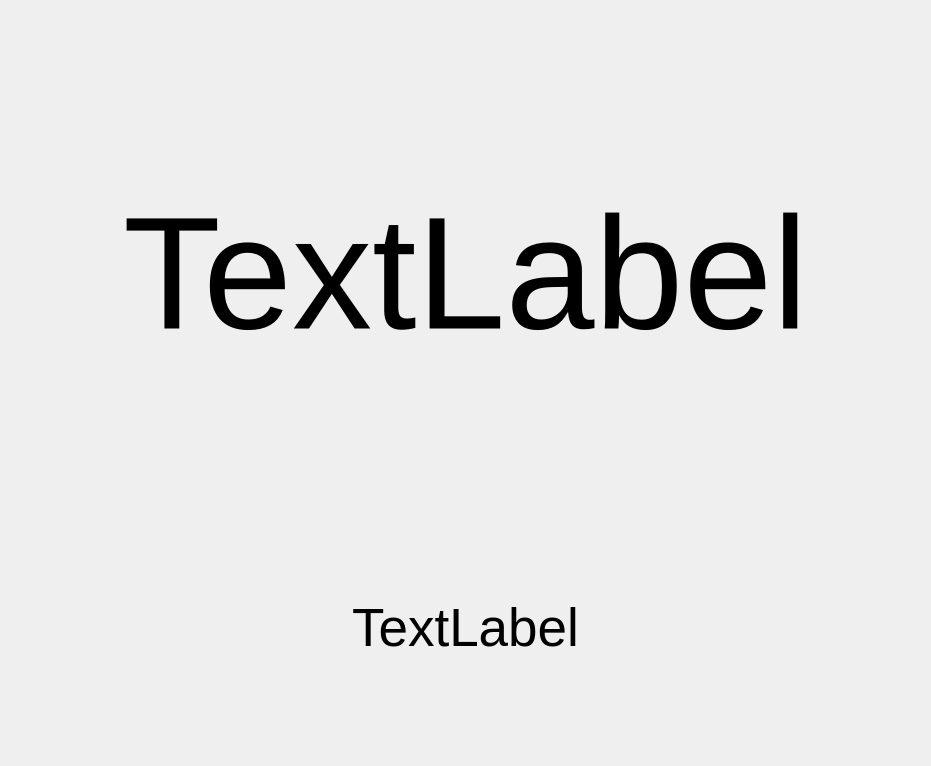
<?xml version="1.0" encoding="UTF-8"?>
<ui version="4.0">
 <class>Form</class>
 <widget class="QWidget" name="Form">
  <property name="geometry">
   <rect>
    <x>0</x>
    <y>0</y>
    <width>931</width>
    <height>766</height>
   </rect>
  </property>
  <property name="windowTitle">
   <string>Form</string>
  </property>
  <layout class="QVBoxLayout" name="verticalLayout_2">
   <item>
    <layout class="QVBoxLayout" name="verticalLayout">
     <item>
      <widget class="QLabel" name="nowTime">
       <property name="sizePolicy">
        <sizepolicy hsizetype="Preferred" vsizetype="Expanding">
         <horstretch>0</horstretch>
         <verstretch>3</verstretch>
        </sizepolicy>
       </property>
       <property name="minimumSize">
        <size>
         <width>0</width>
         <height>0</height>
        </size>
       </property>
       <property name="font">
        <font>
         <pointsize>120</pointsize>
        </font>
       </property>
       <property name="text">
        <string>TextLabel</string>
       </property>
       <property name="alignment">
        <set>Qt::AlignCenter</set>
       </property>
      </widget>
     </item>
     <item>
      <widget class="QLabel" name="nowDate">
       <property name="sizePolicy">
        <sizepolicy hsizetype="Preferred" vsizetype="Expanding">
         <horstretch>0</horstretch>
         <verstretch>1</verstretch>
        </sizepolicy>
       </property>
       <property name="minimumSize">
        <size>
         <width>0</width>
         <height>0</height>
        </size>
       </property>
       <property name="font">
        <font>
         <pointsize>40</pointsize>
        </font>
       </property>
       <property name="text">
        <string>TextLabel</string>
       </property>
       <property name="alignment">
        <set>Qt::AlignCenter</set>
       </property>
      </widget>
     </item>
     <item>
      <spacer name="verticalSpacer">
       <property name="orientation">
        <enum>Qt::Vertical</enum>
       </property>
       <property name="sizeHint" stdset="0">
        <size>
         <width>20</width>
         <height>40</height>
        </size>
       </property>
      </spacer>
     </item>
    </layout>
   </item>
  </layout>
 </widget>
 <resources/>
 <connections/>
</ui>
